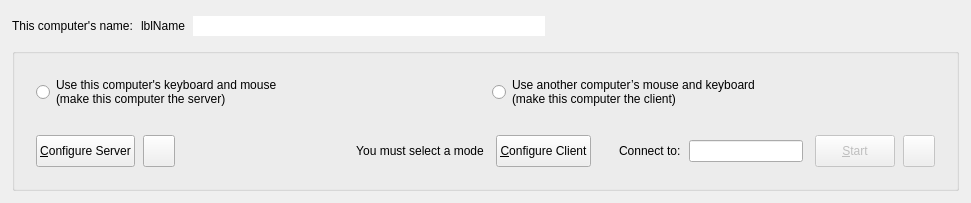
<?xml version="1.0" encoding="UTF-8"?>
<ui version="4.0">
 <class>MainWindow</class>
 <widget class="QMainWindow" name="MainWindow">
  <property name="geometry">
   <rect>
    <x>0</x>
    <y>0</y>
    <width>971</width>
    <height>197</height>
   </rect>
  </property>
  <widget class="QWidget" name="topLevelWidget">
   <property name="sizePolicy">
    <sizepolicy hsizetype="Preferred" vsizetype="Maximum">
     <horstretch>0</horstretch>
     <verstretch>0</verstretch>
    </sizepolicy>
   </property>
   <layout class="QVBoxLayout" name="_2">
    <property name="leftMargin">
     <number>12</number>
    </property>
    <property name="topMargin">
     <number>12</number>
    </property>
    <property name="rightMargin">
     <number>12</number>
    </property>
    <property name="bottomMargin">
     <number>12</number>
    </property>
    <property name="spacing">
     <number>8</number>
    </property>
    <item>
     <widget class="QWidget" name="widget" native="true">
      <property name="minimumSize">
       <size>
        <width>0</width>
        <height>28</height>
       </size>
      </property>
      <property name="maximumSize">
       <size>
        <width>16777215</width>
        <height>28</height>
       </size>
      </property>
      <layout class="QHBoxLayout" name="horizontalLayout_5">
       <property name="leftMargin">
        <number>0</number>
       </property>
       <property name="topMargin">
        <number>0</number>
       </property>
       <property name="rightMargin">
        <number>0</number>
       </property>
       <property name="bottomMargin">
        <number>0</number>
       </property>
       <property name="spacing">
        <number>8</number>
       </property>
       <item>
        <widget class="QLabel" name="labelComputerName">
         <property name="sizePolicy">
          <sizepolicy hsizetype="Maximum" vsizetype="Preferred">
           <horstretch>0</horstretch>
           <verstretch>0</verstretch>
          </sizepolicy>
         </property>
         <property name="text">
          <string>This computer's name:</string>
         </property>
        </widget>
       </item>
       <item>
        <widget class="QLabel" name="lblComputerName">
         <property name="sizePolicy">
          <sizepolicy hsizetype="Maximum" vsizetype="Preferred">
           <horstretch>0</horstretch>
           <verstretch>0</verstretch>
          </sizepolicy>
         </property>
         <property name="text">
          <string notr="true">lblName</string>
         </property>
        </widget>
       </item>
       <item>
        <widget class="QLineEdit" name="lineEditName">
         <property name="sizePolicy">
          <sizepolicy hsizetype="Expanding" vsizetype="Fixed">
           <horstretch>0</horstretch>
           <verstretch>0</verstretch>
          </sizepolicy>
         </property>
         <property name="toolTip">
          <string>&lt;html&gt;&lt;head/&gt;&lt;body&gt;&lt;p&gt;Name can't have have spaces or special characters&lt;/p&gt;&lt;p&gt;Use Enter to save the name change.&lt;/p&gt;&lt;/body&gt;&lt;/html&gt;</string>
         </property>
         <property name="maxLength">
          <number>255</number>
         </property>
         <property name="frame">
          <bool>false</bool>
         </property>
         <property name="clearButtonEnabled">
          <bool>false</bool>
         </property>
        </widget>
       </item>
       <item>
        <widget class="QPushButton" name="btnEditName">
         <property name="sizePolicy">
          <sizepolicy hsizetype="Fixed" vsizetype="Fixed">
           <horstretch>0</horstretch>
           <verstretch>0</verstretch>
          </sizepolicy>
         </property>
         <property name="toolTip">
          <string>Edit Computer Name</string>
         </property>
         <property name="icon">
          <iconset theme="document-edit"/>
         </property>
         <property name="iconSize">
          <size>
           <width>16</width>
           <height>16</height>
          </size>
         </property>
         <property name="flat">
          <bool>true</bool>
         </property>
        </widget>
       </item>
       <item>
        <spacer name="horizontalSpacer_2">
         <property name="orientation">
          <enum>Qt::Orientation::Horizontal</enum>
         </property>
         <property name="sizeHint" stdset="0">
          <size>
           <width>6</width>
           <height>20</height>
          </size>
         </property>
        </spacer>
       </item>
       <item>
        <widget class="QLabel" name="lblIpAddresses">
         <property name="sizePolicy">
          <sizepolicy hsizetype="Preferred" vsizetype="Fixed">
           <horstretch>0</horstretch>
           <verstretch>0</verstretch>
          </sizepolicy>
         </property>
        </widget>
       </item>
      </layout>
     </widget>
    </item>
    <item>
     <widget class="QGroupBox" name="groupBox">
      <property name="sizePolicy">
       <sizepolicy hsizetype="Preferred" vsizetype="Fixed">
        <horstretch>0</horstretch>
        <verstretch>0</verstretch>
       </sizepolicy>
      </property>
      <property name="title">
       <string/>
      </property>
      <layout class="QVBoxLayout" name="verticalLayout">
       <property name="leftMargin">
        <number>12</number>
       </property>
       <property name="topMargin">
        <number>12</number>
       </property>
       <property name="rightMargin">
        <number>12</number>
       </property>
       <property name="bottomMargin">
        <number>12</number>
       </property>
       <property name="spacing">
        <number>8</number>
       </property>
       <item>
        <widget class="QWidget" name="widgetModeSelection" native="true">
         <property name="sizePolicy">
          <sizepolicy hsizetype="Preferred" vsizetype="Maximum">
           <horstretch>0</horstretch>
           <verstretch>0</verstretch>
          </sizepolicy>
         </property>
         <layout class="QHBoxLayout" name="horizontalLayout">
          <property name="spacing">
           <number>12</number>
          </property>
          <item>
           <widget class="QRadioButton" name="rbModeServer">
            <property name="sizePolicy">
             <sizepolicy hsizetype="Minimum" vsizetype="Preferred">
              <horstretch>0</horstretch>
              <verstretch>0</verstretch>
             </sizepolicy>
            </property>
            <property name="text">
             <string>Use this computer's keyboard and mouse
(make this computer the server)</string>
            </property>
           </widget>
          </item>
          <item>
           <widget class="QRadioButton" name="rbModeClient">
            <property name="sizePolicy">
             <sizepolicy hsizetype="Minimum" vsizetype="Maximum">
              <horstretch>0</horstretch>
              <verstretch>0</verstretch>
             </sizepolicy>
            </property>
            <property name="text">
             <string>Use another computer’s mouse and keyboard
(make this computer the client)</string>
            </property>
           </widget>
          </item>
         </layout>
        </widget>
       </item>
       <item>
        <widget class="QWidget" name="widgetModeOptions" native="true">
         <property name="sizePolicy">
          <sizepolicy hsizetype="Preferred" vsizetype="Maximum">
           <horstretch>0</horstretch>
           <verstretch>0</verstretch>
          </sizepolicy>
         </property>
         <layout class="QHBoxLayout" name="horizontalLayout_2">
          <property name="spacing">
           <number>12</number>
          </property>
          <item>
           <widget class="QWidget" name="serverOptions" native="true">
            <property name="sizePolicy">
             <sizepolicy hsizetype="Preferred" vsizetype="Fixed">
              <horstretch>0</horstretch>
              <verstretch>0</verstretch>
             </sizepolicy>
            </property>
            <property name="minimumSize">
             <size>
              <width>0</width>
              <height>32</height>
             </size>
            </property>
            <property name="maximumSize">
             <size>
              <width>16777215</width>
              <height>32</height>
             </size>
            </property>
            <layout class="QHBoxLayout" name="horizontalLayout_4">
             <property name="leftMargin">
              <number>0</number>
             </property>
             <property name="topMargin">
              <number>0</number>
             </property>
             <property name="rightMargin">
              <number>0</number>
             </property>
             <property name="bottomMargin">
              <number>0</number>
             </property>
             <property name="spacing">
              <number>8</number>
             </property>
             <item>
              <widget class="QPushButton" name="btnConfigureServer">
               <property name="sizePolicy">
                <sizepolicy hsizetype="Maximum" vsizetype="Fixed">
                 <horstretch>0</horstretch>
                 <verstretch>0</verstretch>
                </sizepolicy>
               </property>
               <property name="minimumSize">
                <size>
                 <width>0</width>
                 <height>32</height>
                </size>
               </property>
               <property name="maximumSize">
                <size>
                 <width>16777215</width>
                 <height>32</height>
                </size>
               </property>
               <property name="text">
                <string>&amp;Configure Server</string>
               </property>
              </widget>
             </item>
             <item>
              <widget class="QPushButton" name="btnSaveServerConfig">
               <property name="sizePolicy">
                <sizepolicy hsizetype="Fixed" vsizetype="Fixed">
                 <horstretch>0</horstretch>
                 <verstretch>0</verstretch>
                </sizepolicy>
               </property>
               <property name="minimumSize">
                <size>
                 <width>32</width>
                 <height>32</height>
                </size>
               </property>
               <property name="maximumSize">
                <size>
                 <width>32</width>
                 <height>32</height>
                </size>
               </property>
               <property name="toolTip">
                <string>Export server configuration</string>
               </property>
               <property name="icon">
                <iconset theme="QIcon::ThemeIcon::DocumentSaveAs"/>
               </property>
              </widget>
             </item>
             <item>
              <spacer name="horizontalSpacer">
               <property name="orientation">
                <enum>Qt::Orientation::Horizontal</enum>
               </property>
               <property name="sizeHint" stdset="0">
                <size>
                 <width>40</width>
                 <height>5</height>
                </size>
               </property>
              </spacer>
             </item>
            </layout>
           </widget>
          </item>
          <item>
           <widget class="QLabel" name="lblNoMode">
            <property name="text">
             <string>You must select a mode</string>
            </property>
            <property name="alignment">
             <set>Qt::AlignmentFlag::AlignCenter</set>
            </property>
           </widget>
          </item>
          <item>
           <widget class="QWidget" name="clientOptions" native="true">
            <property name="sizePolicy">
             <sizepolicy hsizetype="Preferred" vsizetype="Maximum">
              <horstretch>0</horstretch>
              <verstretch>0</verstretch>
             </sizepolicy>
            </property>
            <layout class="QHBoxLayout" name="horizontalLayout_3">
             <property name="leftMargin">
              <number>0</number>
             </property>
             <property name="topMargin">
              <number>0</number>
             </property>
             <property name="rightMargin">
              <number>0</number>
             </property>
             <property name="bottomMargin">
              <number>0</number>
             </property>
             <property name="spacing">
              <number>8</number>
             </property>
             <item>
              <widget class="QPushButton" name="btnConfigureClient">
               <property name="sizePolicy">
                <sizepolicy hsizetype="Maximum" vsizetype="Fixed">
                 <horstretch>0</horstretch>
                 <verstretch>0</verstretch>
                </sizepolicy>
               </property>
               <property name="minimumSize">
                <size>
                 <width>0</width>
                 <height>32</height>
                </size>
               </property>
               <property name="maximumSize">
                <size>
                 <width>16777215</width>
                 <height>32</height>
                </size>
               </property>
               <property name="text">
                <string>&amp;Configure Client</string>
               </property>
              </widget>
             </item>
             <item>
              <spacer name="horizontalSpacer_3">
               <property name="orientation">
                <enum>Qt::Orientation::Horizontal</enum>
               </property>
               <property name="sizeType">
                <enum>QSizePolicy::Policy::Fixed</enum>
               </property>
               <property name="sizeHint" stdset="0">
                <size>
                 <width>20</width>
                 <height>5</height>
                </size>
               </property>
              </spacer>
             </item>
             <item>
              <widget class="QLabel" name="m_pLabelServerName">
               <property name="sizePolicy">
                <sizepolicy hsizetype="Preferred" vsizetype="Maximum">
                 <horstretch>0</horstretch>
                 <verstretch>0</verstretch>
                </sizepolicy>
               </property>
               <property name="text">
                <string>Connect to:</string>
               </property>
               <property name="indent">
                <number>0</number>
               </property>
              </widget>
             </item>
             <item>
              <widget class="QLineEdit" name="lineHostname">
               <property name="minimumSize">
                <size>
                 <width>0</width>
                 <height>0</height>
                </size>
               </property>
               <property name="toolTip">
                <string>&lt;html&gt;Hostname or IP address of the server computer.&lt;br/&gt;May contain a comma seperated list.&lt;/html&gt;</string>
               </property>
              </widget>
             </item>
            </layout>
           </widget>
          </item>
          <item>
           <widget class="QWidget" name="horizontalWidget" native="true">
            <property name="sizePolicy">
             <sizepolicy hsizetype="Preferred" vsizetype="Fixed">
              <horstretch>0</horstretch>
              <verstretch>0</verstretch>
             </sizepolicy>
            </property>
            <property name="minimumSize">
             <size>
              <width>0</width>
              <height>32</height>
             </size>
            </property>
            <property name="maximumSize">
             <size>
              <width>16777215</width>
              <height>32</height>
             </size>
            </property>
            <layout class="QHBoxLayout" name="horizontalLayout_6">
             <property name="leftMargin">
              <number>0</number>
             </property>
             <property name="topMargin">
              <number>0</number>
             </property>
             <property name="rightMargin">
              <number>0</number>
             </property>
             <property name="bottomMargin">
              <number>0</number>
             </property>
             <property name="spacing">
              <number>8</number>
             </property>
             <item>
              <widget class="QPushButton" name="btnToggleCore">
               <property name="enabled">
                <bool>false</bool>
               </property>
               <property name="sizePolicy">
                <sizepolicy hsizetype="Maximum" vsizetype="Fixed">
                 <horstretch>0</horstretch>
                 <verstretch>0</verstretch>
                </sizepolicy>
               </property>
               <property name="minimumSize">
                <size>
                 <width>0</width>
                 <height>32</height>
                </size>
               </property>
               <property name="maximumSize">
                <size>
                 <width>16777215</width>
                 <height>32</height>
                </size>
               </property>
               <property name="text">
                <string>&amp;Start</string>
               </property>
              </widget>
             </item>
             <item>
              <widget class="QPushButton" name="btnRestartCore">
               <property name="enabled">
                <bool>false</bool>
               </property>
               <property name="sizePolicy">
                <sizepolicy hsizetype="Fixed" vsizetype="Fixed">
                 <horstretch>0</horstretch>
                 <verstretch>0</verstretch>
                </sizepolicy>
               </property>
               <property name="minimumSize">
                <size>
                 <width>32</width>
                 <height>32</height>
                </size>
               </property>
               <property name="maximumSize">
                <size>
                 <width>32</width>
                 <height>32</height>
                </size>
               </property>
               <property name="toolTip">
                <string>Restart</string>
               </property>
               <property name="icon">
                <iconset theme="view-refresh"/>
               </property>
              </widget>
             </item>
            </layout>
           </widget>
          </item>
         </layout>
        </widget>
       </item>
      </layout>
     </widget>
    </item>
   </layout>
  </widget>
 </widget>
 <resources/>
 <connections/>
</ui>
